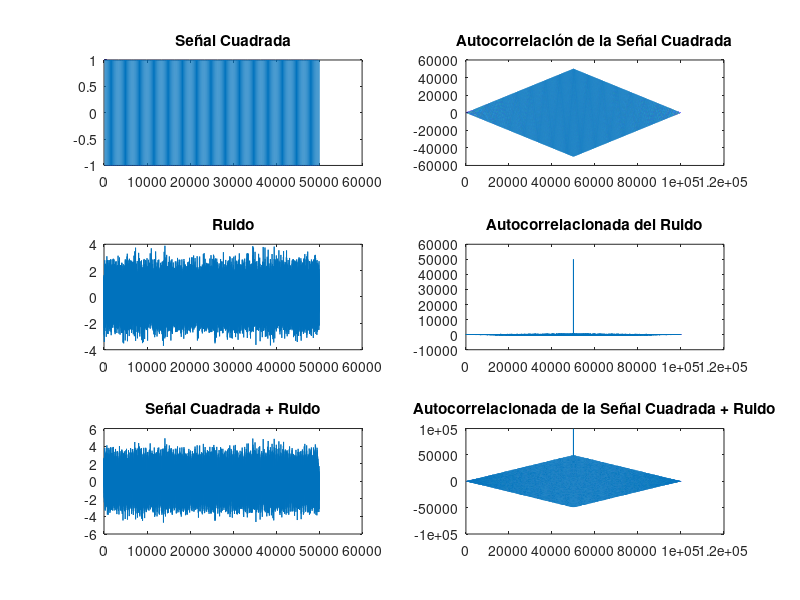

This chart was generated by the following MATLAB code:
%% PRÁCTICA 5.9. Interpretación gráfica y física de la autocorrelación

clc, close all, clear all;
%Señal cuadrada de 100 Hz:
duracion=1;
Fo= 100;
Fmax= 50*Fo; %por los armónicos 
Fs= 10*Fmax;
Ts=1/Fs;
tn= 0:Ts:duracion;
yn= square(2*pi*Fo*tn);
%% Señal cuadrada de 100 Hz y su Autocorrelación:
Autocor_yn= xcorr(yn);%con el máximo de 1 
subplot(3,2,1);
plot(yn); title('Señal Cuadrada');
subplot(3,2,2);
plot(Autocor_yn); title('Autocorrelación de la Señal Cuadrada');
%% Ruido AWGN y su autocorrelación:
ruido= randn(1, length(yn));
Autocor_ruido=xcorr(ruido);
subplot(3,2,3)
plot(ruido); title('Ruido');
subplot(3,2,4);
plot(Autocor_ruido); title('Autocorrelacionada del Ruido');
%% (Señal cuadrada + Ruido AWGN) y su autocorrelación:
ysum= yn+ruido;
Autocor_ysum=xcorr(ysum);
subplot(3,2,5)
plot(ysum); title('Señal Cuadrada + Ruido');
subplot(3,2,6)
plot(Autocor_ysum); title('Autocorrelacionada de la Señal Cuadrada + Ruido');
